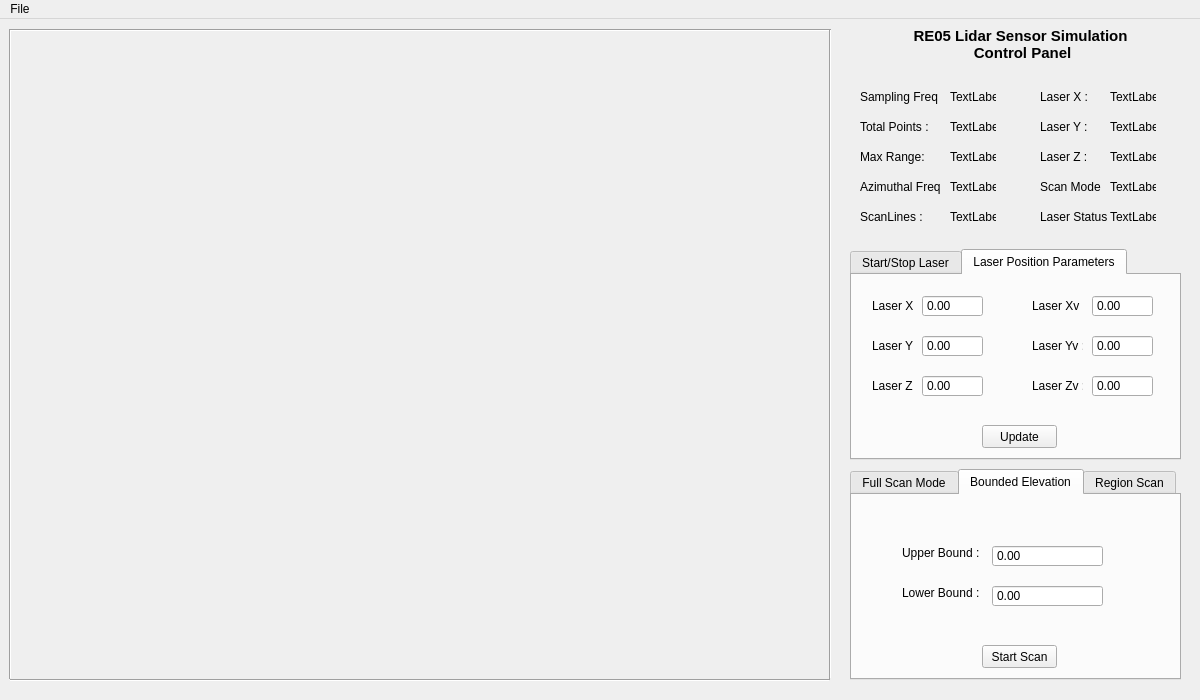
<?xml version="1.0" encoding="UTF-8"?>
<ui version="4.0">
 <class>MainWindow</class>
 <widget class="QMainWindow" name="MainWindow">
  <property name="geometry">
   <rect>
    <x>0</x>
    <y>0</y>
    <width>1200</width>
    <height>700</height>
   </rect>
  </property>
  <property name="windowTitle">
   <string>MainWindow</string>
  </property>
  <widget class="QWidget" name="centralWidget">
   <widget class="ClientGLWidget" name="widget" native="true">
    <property name="geometry">
     <rect>
      <x>20</x>
      <y>20</y>
      <width>800</width>
      <height>630</height>
     </rect>
    </property>
   </widget>
   <widget class="Line" name="line">
    <property name="geometry">
     <rect>
      <x>0</x>
      <y>10</y>
      <width>20</width>
      <height>650</height>
     </rect>
    </property>
    <property name="orientation">
     <enum>Qt::Vertical</enum>
    </property>
   </widget>
   <widget class="Line" name="line_2">
    <property name="geometry">
     <rect>
      <x>820</x>
      <y>10</y>
      <width>20</width>
      <height>650</height>
     </rect>
    </property>
    <property name="orientation">
     <enum>Qt::Vertical</enum>
    </property>
   </widget>
   <widget class="Line" name="line_3">
    <property name="geometry">
     <rect>
      <x>10</x>
      <y>660</y>
      <width>820</width>
      <height>3</height>
     </rect>
    </property>
    <property name="orientation">
     <enum>Qt::Horizontal</enum>
    </property>
   </widget>
   <widget class="Line" name="line_4">
    <property name="geometry">
     <rect>
      <x>10</x>
      <y>10</y>
      <width>820</width>
      <height>3</height>
     </rect>
    </property>
    <property name="orientation">
     <enum>Qt::Horizontal</enum>
    </property>
   </widget>
   <widget class="QLabel" name="samplingFreqLabel">
    <property name="geometry">
     <rect>
      <x>860</x>
      <y>70</y>
      <width>81</width>
      <height>16</height>
     </rect>
    </property>
    <property name="text">
     <string>Sampling Freq : </string>
    </property>
   </widget>
   <widget class="QLabel" name="scanLinesValueLabel">
    <property name="geometry">
     <rect>
      <x>950</x>
      <y>190</y>
      <width>46</width>
      <height>16</height>
     </rect>
    </property>
    <property name="text">
     <string>TextLabel</string>
    </property>
   </widget>
   <widget class="QLabel" name="PointsPerScan">
    <property name="geometry">
     <rect>
      <x>860</x>
      <y>130</y>
      <width>81</width>
      <height>16</height>
     </rect>
    </property>
    <property name="text">
     <string>Max Range:</string>
    </property>
   </widget>
   <widget class="QLabel" name="AzimuthalFreqLabel">
    <property name="geometry">
     <rect>
      <x>950</x>
      <y>160</y>
      <width>46</width>
      <height>16</height>
     </rect>
    </property>
    <property name="text">
     <string>TextLabel</string>
    </property>
   </widget>
   <widget class="QLabel" name="TotalPointsLabel">
    <property name="geometry">
     <rect>
      <x>860</x>
      <y>100</y>
      <width>81</width>
      <height>16</height>
     </rect>
    </property>
    <property name="text">
     <string>Total Points : </string>
    </property>
   </widget>
   <widget class="QLabel" name="camZLabel">
    <property name="geometry">
     <rect>
      <x>1040</x>
      <y>130</y>
      <width>61</width>
      <height>16</height>
     </rect>
    </property>
    <property name="text">
     <string>Laser Z : </string>
    </property>
   </widget>
   <widget class="QLabel" name="statusLabel">
    <property name="geometry">
     <rect>
      <x>1040</x>
      <y>190</y>
      <width>71</width>
      <height>16</height>
     </rect>
    </property>
    <property name="text">
     <string>Laser Status : </string>
    </property>
   </widget>
   <widget class="QLabel" name="LaserZValueLabel">
    <property name="geometry">
     <rect>
      <x>1110</x>
      <y>130</y>
      <width>46</width>
      <height>16</height>
     </rect>
    </property>
    <property name="text">
     <string>TextLabel</string>
    </property>
   </widget>
   <widget class="QLabel" name="AzimuthLabel">
    <property name="geometry">
     <rect>
      <x>860</x>
      <y>160</y>
      <width>81</width>
      <height>16</height>
     </rect>
    </property>
    <property name="text">
     <string>Azimuthal Freq :</string>
    </property>
   </widget>
   <widget class="QLabel" name="ModeLabel">
    <property name="geometry">
     <rect>
      <x>1040</x>
      <y>160</y>
      <width>61</width>
      <height>16</height>
     </rect>
    </property>
    <property name="text">
     <string>Scan Mode :</string>
    </property>
   </widget>
   <widget class="QLabel" name="scanModeValueLabel">
    <property name="geometry">
     <rect>
      <x>1110</x>
      <y>160</y>
      <width>46</width>
      <height>16</height>
     </rect>
    </property>
    <property name="text">
     <string>TextLabel</string>
    </property>
   </widget>
   <widget class="QLabel" name="camYLabel">
    <property name="geometry">
     <rect>
      <x>1040</x>
      <y>100</y>
      <width>61</width>
      <height>16</height>
     </rect>
    </property>
    <property name="text">
     <string>Laser Y : </string>
    </property>
   </widget>
   <widget class="QLabel" name="maxRangeValueLabel">
    <property name="geometry">
     <rect>
      <x>950</x>
      <y>130</y>
      <width>46</width>
      <height>16</height>
     </rect>
    </property>
    <property name="text">
     <string>TextLabel</string>
    </property>
   </widget>
   <widget class="QLabel" name="LaserStatusLabel">
    <property name="geometry">
     <rect>
      <x>1110</x>
      <y>190</y>
      <width>46</width>
      <height>16</height>
     </rect>
    </property>
    <property name="text">
     <string>TextLabel</string>
    </property>
   </widget>
   <widget class="QLabel" name="LaserYValueLabel">
    <property name="geometry">
     <rect>
      <x>1110</x>
      <y>100</y>
      <width>46</width>
      <height>16</height>
     </rect>
    </property>
    <property name="text">
     <string>TextLabel</string>
    </property>
   </widget>
   <widget class="QLabel" name="samplingFreqValueLabel">
    <property name="geometry">
     <rect>
      <x>950</x>
      <y>70</y>
      <width>46</width>
      <height>16</height>
     </rect>
    </property>
    <property name="text">
     <string>TextLabel</string>
    </property>
   </widget>
   <widget class="QLabel" name="LaserXValueLabel">
    <property name="geometry">
     <rect>
      <x>1110</x>
      <y>70</y>
      <width>46</width>
      <height>16</height>
     </rect>
    </property>
    <property name="text">
     <string>TextLabel</string>
    </property>
   </widget>
   <widget class="QLabel" name="TotalPointsValueLabel">
    <property name="geometry">
     <rect>
      <x>950</x>
      <y>100</y>
      <width>46</width>
      <height>16</height>
     </rect>
    </property>
    <property name="text">
     <string>TextLabel</string>
    </property>
   </widget>
   <widget class="QLabel" name="Heading">
    <property name="geometry">
     <rect>
      <x>890</x>
      <y>10</y>
      <width>261</width>
      <height>31</height>
     </rect>
    </property>
    <property name="font">
     <font>
      <pointsize>11</pointsize>
      <weight>75</weight>
      <bold>true</bold>
     </font>
    </property>
    <property name="text">
     <string>RE05 Lidar Sensor Simulation 
 Control Panel</string>
    </property>
    <property name="scaledContents">
     <bool>true</bool>
    </property>
    <property name="alignment">
     <set>Qt::AlignCenter</set>
    </property>
   </widget>
   <widget class="QLabel" name="camXLabel">
    <property name="geometry">
     <rect>
      <x>1040</x>
      <y>70</y>
      <width>61</width>
      <height>16</height>
     </rect>
    </property>
    <property name="text">
     <string>Laser X : </string>
    </property>
   </widget>
   <widget class="QLabel" name="scanLineLabel">
    <property name="geometry">
     <rect>
      <x>860</x>
      <y>190</y>
      <width>71</width>
      <height>16</height>
     </rect>
    </property>
    <property name="text">
     <string>ScanLines : </string>
    </property>
   </widget>
   <widget class="QTabWidget" name="ScanWidget">
    <property name="geometry">
     <rect>
      <x>850</x>
      <y>450</y>
      <width>331</width>
      <height>211</height>
     </rect>
    </property>
    <property name="currentIndex">
     <number>1</number>
    </property>
    <widget class="QWidget" name="fullScanTab">
     <attribute name="title">
      <string>Full Scan Mode</string>
     </attribute>
     <widget class="QPushButton" name="fullScanModeButton">
      <property name="geometry">
       <rect>
        <x>130</x>
        <y>150</y>
        <width>75</width>
        <height>23</height>
       </rect>
      </property>
      <property name="text">
       <string>Start Scan</string>
      </property>
     </widget>
     <widget class="QLabel" name="scanLinesLabel_2">
      <property name="geometry">
       <rect>
        <x>50</x>
        <y>90</y>
        <width>61</width>
        <height>16</height>
       </rect>
      </property>
      <property name="text">
       <string>Scan Lines : </string>
      </property>
     </widget>
     <widget class="QLabel" name="AzimuthalLabel_2">
      <property name="geometry">
       <rect>
        <x>50</x>
        <y>50</y>
        <width>61</width>
        <height>16</height>
       </rect>
      </property>
      <property name="text">
       <string>Azimuthal : </string>
      </property>
     </widget>
     <widget class="QSpinBox" name="AzimuthalspinBox">
      <property name="geometry">
       <rect>
        <x>120</x>
        <y>50</y>
        <width>111</width>
        <height>22</height>
       </rect>
      </property>
      <property name="buttonSymbols">
       <enum>QAbstractSpinBox::NoButtons</enum>
      </property>
      <property name="minimum">
       <number>1</number>
      </property>
      <property name="maximum">
       <number>15</number>
      </property>
      <property name="value">
       <number>10</number>
      </property>
     </widget>
     <widget class="QSpinBox" name="scanLineSpinBox">
      <property name="geometry">
       <rect>
        <x>120</x>
        <y>90</y>
        <width>111</width>
        <height>22</height>
       </rect>
      </property>
      <property name="buttonSymbols">
       <enum>QAbstractSpinBox::NoButtons</enum>
      </property>
      <property name="minimum">
       <number>1</number>
      </property>
      <property name="maximum">
       <number>10000</number>
      </property>
      <property name="value">
       <number>10</number>
      </property>
     </widget>
    </widget>
    <widget class="QWidget" name="boundedElevationTab">
     <attribute name="title">
      <string>Bounded Elevation</string>
     </attribute>
     <widget class="QPushButton" name="boundedElevationModeButton">
      <property name="geometry">
       <rect>
        <x>130</x>
        <y>150</y>
        <width>75</width>
        <height>23</height>
       </rect>
      </property>
      <property name="text">
       <string>Start Scan</string>
      </property>
     </widget>
     <widget class="QLabel" name="UpperBound">
      <property name="geometry">
       <rect>
        <x>50</x>
        <y>50</y>
        <width>81</width>
        <height>16</height>
       </rect>
      </property>
      <property name="text">
       <string>Upper Bound :</string>
      </property>
     </widget>
     <widget class="QLabel" name="LowerBound">
      <property name="geometry">
       <rect>
        <x>50</x>
        <y>90</y>
        <width>81</width>
        <height>16</height>
       </rect>
      </property>
      <property name="text">
       <string>Lower Bound :</string>
      </property>
     </widget>
     <widget class="QDoubleSpinBox" name="UpperBoundSpinBox">
      <property name="geometry">
       <rect>
        <x>140</x>
        <y>50</y>
        <width>111</width>
        <height>22</height>
       </rect>
      </property>
      <property name="buttonSymbols">
       <enum>QAbstractSpinBox::NoButtons</enum>
      </property>
      <property name="minimum">
       <double>-45.000000000000000</double>
      </property>
      <property name="maximum">
       <double>45.000000000000000</double>
      </property>
     </widget>
     <widget class="QDoubleSpinBox" name="LowerBoundSpinBox">
      <property name="geometry">
       <rect>
        <x>140</x>
        <y>90</y>
        <width>111</width>
        <height>22</height>
       </rect>
      </property>
      <property name="buttonSymbols">
       <enum>QAbstractSpinBox::NoButtons</enum>
      </property>
      <property name="minimum">
       <double>-45.000000000000000</double>
      </property>
      <property name="maximum">
       <double>45.000000000000000</double>
      </property>
     </widget>
    </widget>
    <widget class="QWidget" name="regionScanTab">
     <attribute name="title">
      <string>Region Scan</string>
     </attribute>
     <widget class="QPushButton" name="regionScanModeButton">
      <property name="geometry">
       <rect>
        <x>130</x>
        <y>150</y>
        <width>75</width>
        <height>23</height>
       </rect>
      </property>
      <property name="text">
       <string>Start Scan</string>
      </property>
     </widget>
     <widget class="QLabel" name="UpperBound_2">
      <property name="geometry">
       <rect>
        <x>20</x>
        <y>40</y>
        <width>41</width>
        <height>31</height>
       </rect>
      </property>
      <property name="text">
       <string>Upper 
Bound :</string>
      </property>
     </widget>
     <widget class="QLabel" name="LowerBound_2">
      <property name="geometry">
       <rect>
        <x>20</x>
        <y>90</y>
        <width>41</width>
        <height>31</height>
       </rect>
      </property>
      <property name="text">
       <string>Lower 
Bound :</string>
      </property>
     </widget>
     <widget class="QLabel" name="UpperBound_3">
      <property name="geometry">
       <rect>
        <x>190</x>
        <y>40</y>
        <width>41</width>
        <height>31</height>
       </rect>
      </property>
      <property name="text">
       <string>Angular 
Left :</string>
      </property>
     </widget>
     <widget class="QLabel" name="LowerBound_3">
      <property name="geometry">
       <rect>
        <x>190</x>
        <y>90</y>
        <width>41</width>
        <height>31</height>
       </rect>
      </property>
      <property name="text">
       <string>Angular 
Right :</string>
      </property>
     </widget>
     <widget class="QDoubleSpinBox" name="UpperBoundRegionSpinBox">
      <property name="geometry">
       <rect>
        <x>70</x>
        <y>50</y>
        <width>71</width>
        <height>22</height>
       </rect>
      </property>
      <property name="buttonSymbols">
       <enum>QAbstractSpinBox::NoButtons</enum>
      </property>
      <property name="minimum">
       <double>-45.000000000000000</double>
      </property>
      <property name="maximum">
       <double>45.000000000000000</double>
      </property>
     </widget>
     <widget class="QDoubleSpinBox" name="LowerBoundRegionSpinBox">
      <property name="geometry">
       <rect>
        <x>70</x>
        <y>100</y>
        <width>71</width>
        <height>22</height>
       </rect>
      </property>
      <property name="buttonSymbols">
       <enum>QAbstractSpinBox::NoButtons</enum>
      </property>
      <property name="minimum">
       <double>-45.000000000000000</double>
      </property>
      <property name="maximum">
       <double>45.000000000000000</double>
      </property>
     </widget>
     <widget class="QDoubleSpinBox" name="AngularLeftSpinBox">
      <property name="geometry">
       <rect>
        <x>240</x>
        <y>50</y>
        <width>71</width>
        <height>22</height>
       </rect>
      </property>
      <property name="buttonSymbols">
       <enum>QAbstractSpinBox::NoButtons</enum>
      </property>
      <property name="minimum">
       <double>0.000000000000000</double>
      </property>
      <property name="maximum">
       <double>360.000000000000000</double>
      </property>
     </widget>
     <widget class="QDoubleSpinBox" name="AngularRightSpinBox">
      <property name="geometry">
       <rect>
        <x>240</x>
        <y>100</y>
        <width>71</width>
        <height>22</height>
       </rect>
      </property>
      <property name="buttonSymbols">
       <enum>QAbstractSpinBox::NoButtons</enum>
      </property>
      <property name="minimum">
       <double>0.000000000000000</double>
      </property>
      <property name="maximum">
       <double>360.000000000000000</double>
      </property>
     </widget>
    </widget>
   </widget>
   <widget class="QTabWidget" name="LaserWidget">
    <property name="geometry">
     <rect>
      <x>850</x>
      <y>230</y>
      <width>331</width>
      <height>211</height>
     </rect>
    </property>
    <property name="currentIndex">
     <number>1</number>
    </property>
    <widget class="QWidget" name="startstopTab">
     <attribute name="title">
      <string>Start/Stop Laser</string>
     </attribute>
     <widget class="QPushButton" name="startLaserButton">
      <property name="geometry">
       <rect>
        <x>50</x>
        <y>150</y>
        <width>75</width>
        <height>23</height>
       </rect>
      </property>
      <property name="text">
       <string>Start Laser</string>
      </property>
     </widget>
     <widget class="QPushButton" name="stopLaserButton">
      <property name="geometry">
       <rect>
        <x>200</x>
        <y>150</y>
        <width>75</width>
        <height>23</height>
       </rect>
      </property>
      <property name="text">
       <string>Stop Laser</string>
      </property>
     </widget>
     <widget class="QLabel" name="AzimuthalLabel">
      <property name="geometry">
       <rect>
        <x>50</x>
        <y>50</y>
        <width>61</width>
        <height>16</height>
       </rect>
      </property>
      <property name="text">
       <string>Azimuthal : </string>
      </property>
     </widget>
     <widget class="QLabel" name="scanLinesLabel">
      <property name="geometry">
       <rect>
        <x>50</x>
        <y>90</y>
        <width>61</width>
        <height>16</height>
       </rect>
      </property>
      <property name="text">
       <string>Scan Lines : </string>
      </property>
     </widget>
     <widget class="QLabel" name="AzimuthalFullScanLabel">
      <property name="geometry">
       <rect>
        <x>130</x>
        <y>50</y>
        <width>46</width>
        <height>16</height>
       </rect>
      </property>
      <property name="text">
       <string>10000</string>
      </property>
     </widget>
     <widget class="QLabel" name="ScanLineFullScanLabel">
      <property name="geometry">
       <rect>
        <x>130</x>
        <y>90</y>
        <width>46</width>
        <height>16</height>
       </rect>
      </property>
      <property name="text">
       <string>64</string>
      </property>
     </widget>
    </widget>
    <widget class="QWidget" name="laserPositionTab">
     <attribute name="title">
      <string>Laser Position Parameters</string>
     </attribute>
     <widget class="QPushButton" name="LaserPositionButton">
      <property name="geometry">
       <rect>
        <x>130</x>
        <y>150</y>
        <width>75</width>
        <height>23</height>
       </rect>
      </property>
      <property name="text">
       <string>Update</string>
      </property>
     </widget>
     <widget class="QLabel" name="laserXLabel">
      <property name="geometry">
       <rect>
        <x>20</x>
        <y>20</y>
        <width>41</width>
        <height>21</height>
       </rect>
      </property>
      <property name="text">
       <string>Laser X :</string>
      </property>
     </widget>
     <widget class="QLabel" name="LaserXvLabel">
      <property name="geometry">
       <rect>
        <x>180</x>
        <y>20</y>
        <width>51</width>
        <height>21</height>
       </rect>
      </property>
      <property name="text">
       <string>Laser Xv :</string>
      </property>
     </widget>
     <widget class="QLabel" name="laserYLabel">
      <property name="geometry">
       <rect>
        <x>20</x>
        <y>60</y>
        <width>41</width>
        <height>21</height>
       </rect>
      </property>
      <property name="text">
       <string>Laser Y :</string>
      </property>
     </widget>
     <widget class="QLabel" name="LaserYvLabel">
      <property name="geometry">
       <rect>
        <x>180</x>
        <y>60</y>
        <width>51</width>
        <height>21</height>
       </rect>
      </property>
      <property name="text">
       <string>Laser Yv :</string>
      </property>
     </widget>
     <widget class="QLabel" name="laserZLabel">
      <property name="geometry">
       <rect>
        <x>20</x>
        <y>100</y>
        <width>41</width>
        <height>21</height>
       </rect>
      </property>
      <property name="text">
       <string>Laser Z :</string>
      </property>
     </widget>
     <widget class="QLabel" name="LaserZvLabel">
      <property name="geometry">
       <rect>
        <x>180</x>
        <y>100</y>
        <width>51</width>
        <height>21</height>
       </rect>
      </property>
      <property name="text">
       <string>Laser Zv :</string>
      </property>
     </widget>
     <widget class="QDoubleSpinBox" name="LaserXSpinBox">
      <property name="geometry">
       <rect>
        <x>70</x>
        <y>20</y>
        <width>61</width>
        <height>22</height>
       </rect>
      </property>
      <property name="buttonSymbols">
       <enum>QAbstractSpinBox::NoButtons</enum>
      </property>
      <property name="minimum">
       <double>0.000000000000000</double>
      </property>
      <property name="maximum">
       <double>1000.000000000000000</double>
      </property>
     </widget>
     <widget class="QDoubleSpinBox" name="LaserYSpinBox">
      <property name="geometry">
       <rect>
        <x>70</x>
        <y>60</y>
        <width>61</width>
        <height>22</height>
       </rect>
      </property>
      <property name="buttonSymbols">
       <enum>QAbstractSpinBox::NoButtons</enum>
      </property>
      <property name="minimum">
       <double>0.000000000000000</double>
      </property>
      <property name="maximum">
       <double>1000.000000000000000</double>
      </property>
     </widget>
     <widget class="QDoubleSpinBox" name="LaserZSpinBox">
      <property name="geometry">
       <rect>
        <x>70</x>
        <y>100</y>
        <width>61</width>
        <height>22</height>
       </rect>
      </property>
      <property name="buttonSymbols">
       <enum>QAbstractSpinBox::NoButtons</enum>
      </property>
      <property name="minimum">
       <double>0.000000000000000</double>
      </property>
      <property name="maximum">
       <double>1000.000000000000000</double>
      </property>
     </widget>
     <widget class="QDoubleSpinBox" name="LaserXvSpinBox">
      <property name="geometry">
       <rect>
        <x>240</x>
        <y>20</y>
        <width>61</width>
        <height>22</height>
       </rect>
      </property>
      <property name="buttonSymbols">
       <enum>QAbstractSpinBox::NoButtons</enum>
      </property>
      <property name="minimum">
       <double>0.000000000000000</double>
      </property>
      <property name="maximum">
       <double>1000.000000000000000</double>
      </property>
     </widget>
     <widget class="QDoubleSpinBox" name="LaserYvSpinBox">
      <property name="geometry">
       <rect>
        <x>240</x>
        <y>60</y>
        <width>61</width>
        <height>22</height>
       </rect>
      </property>
      <property name="buttonSymbols">
       <enum>QAbstractSpinBox::NoButtons</enum>
      </property>
      <property name="minimum">
       <double>0.000000000000000</double>
      </property>
      <property name="maximum">
       <double>1000.000000000000000</double>
      </property>
     </widget>
     <widget class="QDoubleSpinBox" name="LaserZvSpinBox">
      <property name="geometry">
       <rect>
        <x>240</x>
        <y>100</y>
        <width>61</width>
        <height>22</height>
       </rect>
      </property>
      <property name="buttonSymbols">
       <enum>QAbstractSpinBox::NoButtons</enum>
      </property>
      <property name="minimum">
       <double>0.000000000000000</double>
      </property>
      <property name="maximum">
       <double>1000.000000000000000</double>
      </property>
     </widget>
    </widget>
   </widget>
  </widget>
  <widget class="QMenuBar" name="menuBar">
   <property name="geometry">
    <rect>
     <x>0</x>
     <y>0</y>
     <width>1200</width>
     <height>21</height>
    </rect>
   </property>
   <widget class="QMenu" name="menuFile">
    <property name="title">
     <string>File</string>
    </property>
    <addaction name="actionOpen"/>
    <addaction name="actionSave"/>
    <addaction name="separator"/>
    <addaction name="actionExit"/>
   </widget>
   <addaction name="menuFile"/>
  </widget>
  <action name="actionOpen">
   <property name="text">
    <string>Open</string>
   </property>
  </action>
  <action name="actionExit">
   <property name="text">
    <string>Exit</string>
   </property>
  </action>
  <action name="actionSave">
   <property name="text">
    <string>Save</string>
   </property>
  </action>
 </widget>
 <layoutdefault spacing="6" margin="11"/>
 <customwidgets>
  <customwidget>
   <class>ClientGLWidget</class>
   <extends>QWidget</extends>
   <header location="global">clientglwidget.h</header>
   <container>1</container>
  </customwidget>
 </customwidgets>
 <resources/>
 <connections/>
</ui>
